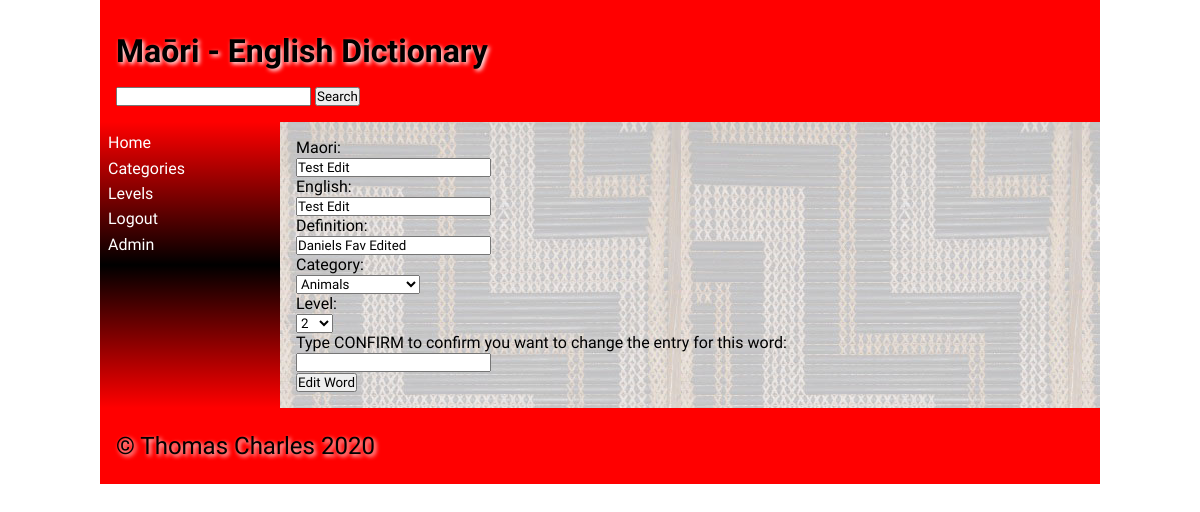
Page /editer/1 (signed in) on the earlier database version.
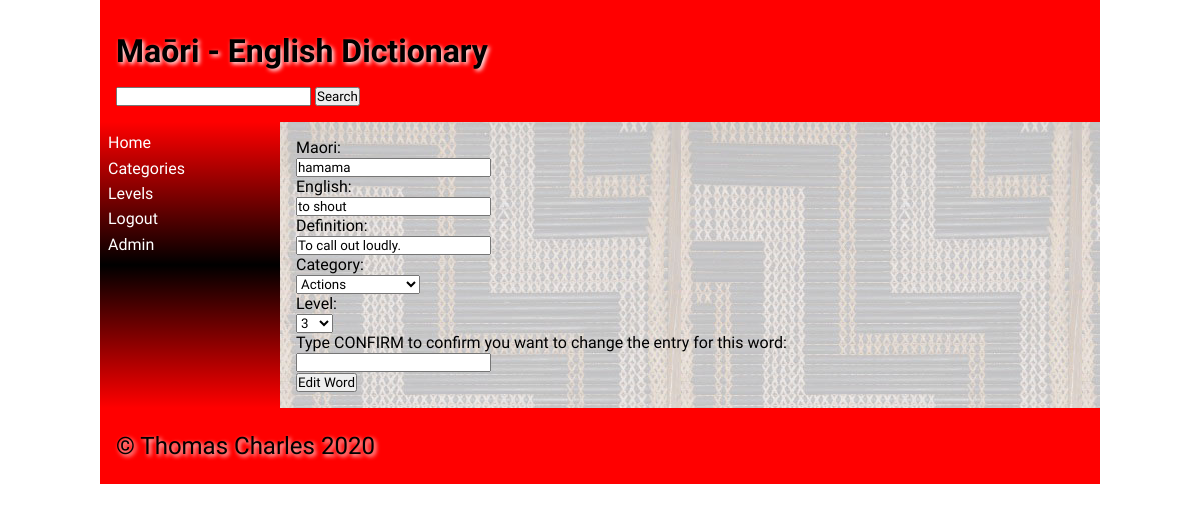
Same page on the later database version.
### tables this page shows
CREATE TABLE "words"
(
    PK         integer
        primary key autoincrement,
    Maori      varchar(30)  not null,
    English    varchar(30)  not null,
    Category   varchar(30)  not null,
    Definition varchar(150) not null,
    Level      integer      not null,
    Owner      integer
, Image varchar(30));

### app.py (the view)
@app.route('/editer/<word>')
def render_editer(word):
    if not is_logged_in():
        return redirect('/')
    query = "SELECT PK, Category " \
            "FROM Categories"
    con = create_connection(DATABASE)
    cur = con.cursor()
    cur.execute(query)
    categories = cur.fetchall()
    query = "SELECT PK, level " \
            "FROM levels"
    con = create_connection(DATABASE)
    cur = con.cursor()
    cur.execute(query)
    levels = cur.fetchall()
    query = "SELECT Maori, English, Category, Level, Definition, PK " \
            "FROM words WHERE PK = "+word
    con = create_connection(DATABASE)
    cur = con.cursor()
    cur.execute(query)
    word_data = cur.fetchone()
    con.close()
    for level in levels:
        if word_data[3] == level[0]:
            word_level = level
    for category in categories:
        if str(word_data[2]) == str(category[0]):
            word_category = category
    levels.insert(0, levels.pop(levels.index(word_level)))
    categories.insert(0, categories.pop(categories.index(word_category)))
    return render_template('editer.html', categories=categories, levels=levels, word=word_data, logged_in=is_logged_in())

### app.py (called while the page is built)
def is_logged_in():  # Checks if the user is logged in
    if session.get("email") is None:
        return False
    else:
        print("logged in")
        return True

def create_connection(db_file):  # Creates a connection to the database
    try:
        connection = sqlite3.connect(db_file)
        return connection
    except Error as e:
        print(e)
    return None

### templates/editer.html (shortened to what this page needs)
{% extends 'base.html' %}
{% block heading %}Maōri - English Dictionary{% endblock %}
{% block main %}
<form class="myform" method="POST" action="/edit/{{ word[5] }}">
    <div class="form-group">
        <div class="form-label"><label for="maori">Maori:</label></div>
        <div class="form-element"><input value="{{ word[0] }}" type="text" name="maori" id="maori" required></div>
    </div>
    <div class="form-group">
        <div class="form-label"><label for="english">English:</label></div>
        <div class="form-element"><input value="{{ word[1] }}" type="text" name="english" id="english" required></div>
    </div>
    <div class="form-group">
        <div class="form-label"><label for="definition">Definition:</label></div>
        <div class="form-element"><input value="{{ word[4] }}" type="text" name="definition" id="definition" required></div>
    </div>
    <div class="form-group">
        <div class="form-label"><label for="category">Category:</label></div>
        <select name="category">
        {% for category in categories %}
        <option value="{{category[0]}}">{{category[1]}}</option>
        {% endfor %}
        </select>
    </div>
    <div class="form-group">
        <div class="form-label"><label for="level">Level:</label></div>
        <select name="level">
        {% for level in levels %}
        <option value="{{level[0]}}">{{level[1]}}</option>
        {% endfor %}
        </select>
    </div>
    <div class="form-group">
        <div class="form-label"><label for="confirm">Type CONFIRM to confirm you want to change the entry for this word:</label></div>
        <div class="form-element"><input type="text" name="confirm" id="confirm" required></div>
    </div>
    <div class="form-group">
        <div class="form-element"><input type="submit" value="Edit Word"></div>
    </div>
</form>
{% endblock %}

Differences in the rows shown:
changed words: maori "Test Edit" → "hamama"; english "Test Edit" → "to shout"; definition "Daniels Fav Edited" → "To call out loudly."
Other differences:
form field category: "Animals" → "Actions"
form field level: "2" → "3"
